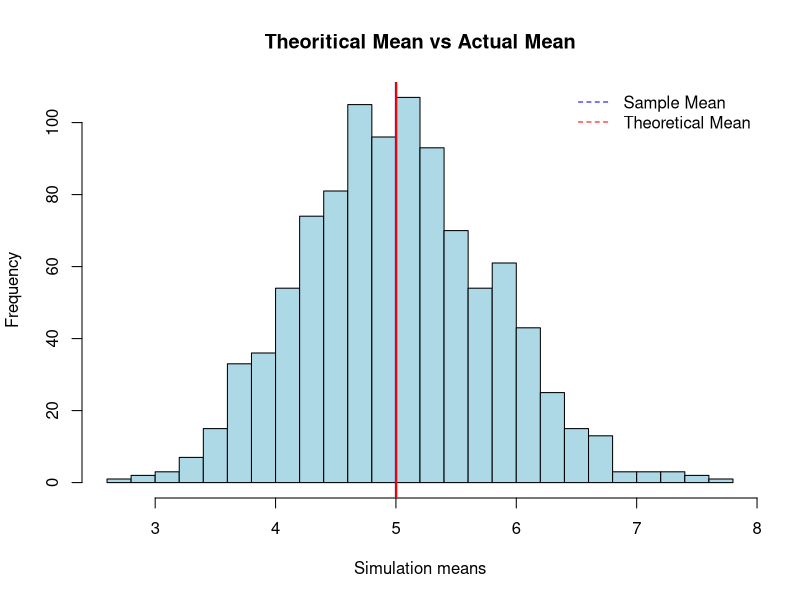
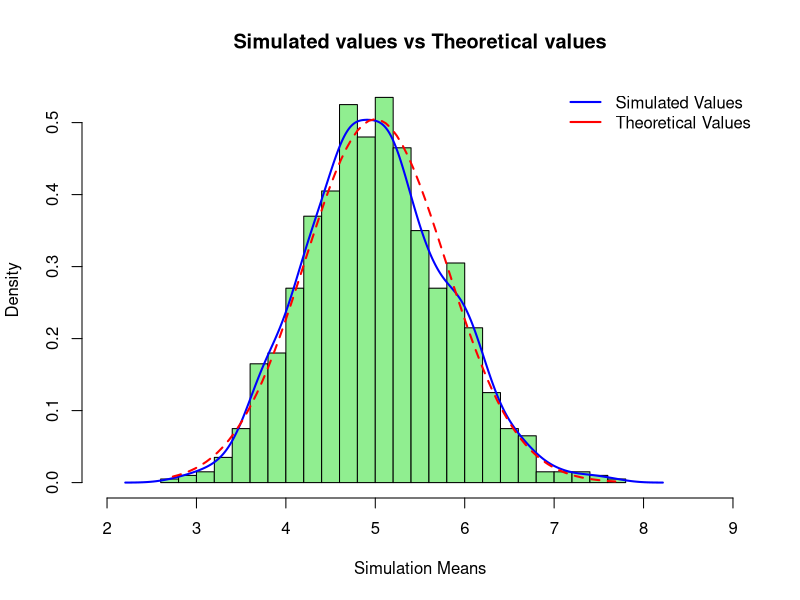
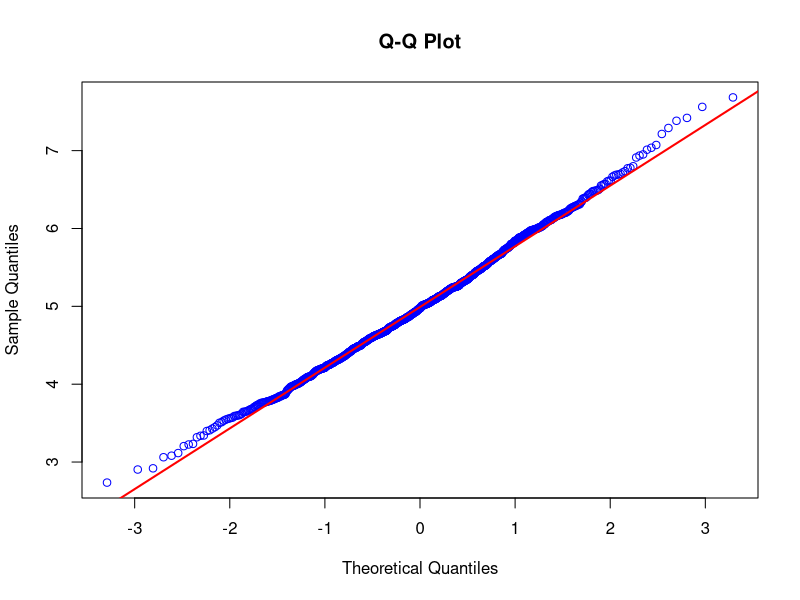

Write the R code that produced these figures, in order.
## ---- chunk 1
library(ggplot2)
library(knitr)
## ---- chunk 2
lambda <- .2
num_exponential <- 40
num_of_simulations <- 1000
set.seed(13411)
## ---- chunk 3
simulation_exp <- replicate(num_of_simulations, rexp(num_exponential, lambda))
mean_exponential <- apply(simulation_exp, 2, mean)

mean_sample <- mean(mean_exponential)
mean_sample

mean_theory <- 1 / lambda
mean_theory
## ---- chunk 4
hist(mean_exponential, col="light blue", main = "Theoritical Mean vs Actual Mean", breaks=30, xlab = "Simulation means")
abline(v=mean_theory, lwd=2, col="blue")
abline(v=mean(mean_sample), lwd=2, col="red")
legend('topright', c("Sample Mean", "Theoretical Mean"), 
       bty = "n",       
       lty = c(2,2), 
       col = c(col = "blue", col = "red"))
## ---- chunk 5
theoretical_deviation <- round((1/lambda) / sqrt(num_exponential), 4)
theoretical_deviation

sample_standard_deviation <- round(sd(mean_exponential), 4)
sample_standard_deviation
## ---- chunk 6
hist(mean_exponential, prob=TRUE, col="light green", main="Simulated values vs Theoretical values", breaks=30, xlim=c(2,9), xlab = "Simulation Means")
lines(density(mean_exponential), lwd=2, col="blue")

x <- seq(min(mean_exponential), max(mean_exponential), length=2*num_exponential)
y <- dnorm(x, mean=1/lambda, sd=sqrt(((1/lambda)/sqrt(num_exponential))^2))
lines(x, y, col="red", lwd=2, lty = 2)

legend('topright', c("Simulated Values", "Theoretical Values"), 
      bty = "n", lwd = c(2,2), col = c("blue", "red"))
## ---- chunk 7
qqnorm(mean_exponential,main ="Q-Q Plot", col = "blue")
qqline(mean_exponential, col = "red", lwd = 2)
